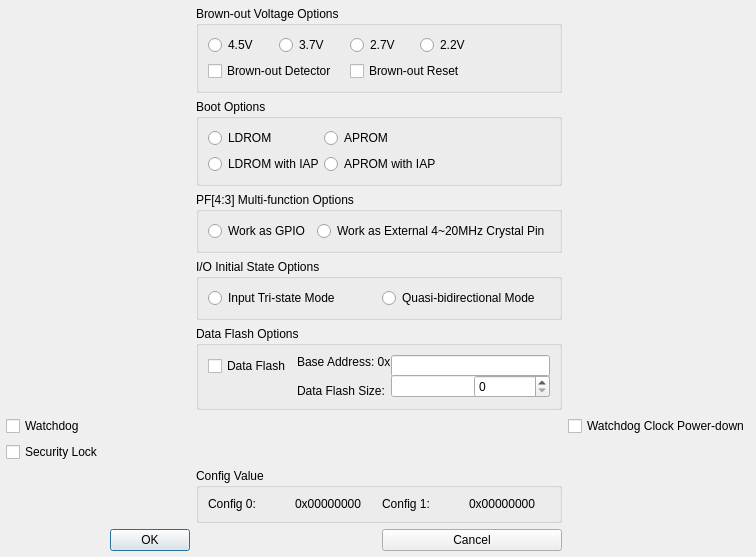
<?xml version="1.0" ?>
<ui version="4.0">
  <class>Dialog</class>
  <widget class="QDialog" name="Dialog">
    <property name="geometry">
      <rect>
        <x>0</x>
        <y>0</y>
        <width>287</width>
        <height>339</height>
      </rect>
    </property>
    <layout class="QGridLayout" name="outer_layout">
      <property name="leftMargin">
        <number>6</number>
      </property>
      <property name="topMargin">
        <number>6</number>
      </property>
      <property name="rightMargin">
        <number>6</number>
      </property>
      <property name="bottomMargin">
        <number>6</number>
      </property>
      <property name="spacing">
        <number>6</number>
      </property>
      <item row="0" column="2" colspan="2">
        <widget class="QGroupBox" name="IDC_GROUP_BROWN_OUT_VOLTAGE">
          <property name="title">
            <string>Brown-out Voltage Options</string>
          </property>
          <layout class="QGridLayout" name="layout_IDC_GROUP_BROWN_OUT_VOLTAGE">
            <item row="0" column="0">
              <widget class="QRadioButton" name="IDC_RADIO_BOV_0">
                <property name="text">
                  <string>4.5V</string>
                </property>
              </widget>
            </item>
            <item row="0" column="1" colspan="2">
              <widget class="QRadioButton" name="IDC_RADIO_BOV_1">
                <property name="text">
                  <string>3.7V</string>
                </property>
              </widget>
            </item>
            <item row="0" column="2">
              <widget class="QRadioButton" name="IDC_RADIO_BOV_2">
                <property name="text">
                  <string>2.7V</string>
                </property>
              </widget>
            </item>
            <item row="0" column="3" colspan="2">
              <widget class="QRadioButton" name="IDC_RADIO_BOV_3">
                <property name="text">
                  <string>2.2V</string>
                </property>
              </widget>
            </item>
            <item row="1" column="2" colspan="3">
              <widget class="QCheckBox" name="IDC_CHECK_BROWN_OUT_RESET">
                <property name="text">
                  <string>Brown-out Reset</string>
                </property>
              </widget>
            </item>
            <item row="1" column="0" colspan="3">
              <widget class="QCheckBox" name="IDC_CHECK_BROWN_OUT_DETECT">
                <property name="text">
                  <string>Brown-out Detector</string>
                </property>
              </widget>
            </item>
          </layout>
        </widget>
      </item>
      <item row="1" column="2" colspan="2">
        <widget class="QGroupBox" name="IDC_GROUP_BOOT_SELECT">
          <property name="title">
            <string>Boot Options</string>
          </property>
          <layout class="QGridLayout" name="layout_IDC_GROUP_BOOT_SELECT">
            <item row="0" column="0">
              <widget class="QRadioButton" name="IDC_RADIO_BS_LDROM">
                <property name="text">
                  <string>LDROM</string>
                </property>
              </widget>
            </item>
            <item row="0" column="1">
              <widget class="QRadioButton" name="IDC_RADIO_BS_APROM">
                <property name="text">
                  <string>APROM</string>
                </property>
              </widget>
            </item>
            <item row="1" column="0" colspan="2">
              <widget class="QRadioButton" name="IDC_RADIO_BS_LDROM_APROM">
                <property name="text">
                  <string>LDROM with IAP</string>
                </property>
              </widget>
            </item>
            <item row="1" column="1" colspan="2">
              <widget class="QRadioButton" name="IDC_RADIO_BS_APROM_LDROM">
                <property name="text">
                  <string>APROM with IAP</string>
                </property>
              </widget>
            </item>
          </layout>
        </widget>
      </item>
      <item row="2" column="2" colspan="2">
        <widget class="QGroupBox" name="IDC_GROUP_GPF">
          <property name="title">
            <string>PF[4:3] Multi-function Options</string>
          </property>
          <layout class="QHBoxLayout" name="layout_IDC_GROUP_GPF">
            <item>
              <widget class="QRadioButton" name="IDC_RADIO_GPF_GPIO">
                <property name="text">
                  <string>Work as GPIO</string>
                </property>
              </widget>
            </item>
            <item>
              <widget class="QRadioButton" name="IDC_RADIO_GPF_CRYSTAL">
                <property name="text">
                  <string>Work as External 4~20MHz Crystal Pin</string>
                </property>
              </widget>
            </item>
          </layout>
        </widget>
      </item>
      <item row="3" column="2" colspan="2">
        <widget class="QGroupBox" name="IDC_GROUP_IO_STATE">
          <property name="title">
            <string>I/O Initial State Options</string>
          </property>
          <layout class="QHBoxLayout" name="layout_IDC_GROUP_IO_STATE">
            <item>
              <widget class="QRadioButton" name="IDC_RADIO_IO_TRI">
                <property name="text">
                  <string>Input Tri-state Mode</string>
                </property>
              </widget>
            </item>
            <item>
              <widget class="QRadioButton" name="IDC_RADIO_IO_BI">
                <property name="text">
                  <string>Quasi-bidirectional Mode</string>
                </property>
              </widget>
            </item>
          </layout>
        </widget>
      </item>
      <item row="5" column="0">
        <widget class="QCheckBox" name="IDC_CHECK_WDT_ENABLE">
          <property name="text">
            <string>Watchdog</string>
          </property>
        </widget>
      </item>
      <item row="5" column="4">
        <widget class="QCheckBox" name="IDC_CHECK_WDT_POWER_DOWN">
          <property name="text">
            <string>Watchdog Clock Power-down</string>
          </property>
        </widget>
      </item>
      <item row="6" column="0">
        <widget class="QCheckBox" name="IDC_CHECK_SECURITY_LOCK">
          <property name="text">
            <string>Security Lock</string>
          </property>
        </widget>
      </item>
      <item row="7" column="2" colspan="2">
        <widget class="QGroupBox" name="IDC_GROUP_CONFIG_VALUE">
          <property name="title">
            <string>Config Value</string>
          </property>
          <layout class="QHBoxLayout" name="layout_IDC_GROUP_CONFIG_VALUE">
            <item>
              <widget class="QLabel" name="IDC_STATIC_CONFIG_0">
                <property name="text">
                  <string>Config 0:</string>
                </property>
              </widget>
            </item>
            <item>
              <widget class="QLabel" name="IDC_STATIC_CONFIG_VALUE_0">
                <property name="text">
                  <string>0x00000000</string>
                </property>
              </widget>
            </item>
            <item>
              <widget class="QLabel" name="IDC_STATIC_CONFIG_1">
                <property name="text">
                  <string>Config 1:</string>
                </property>
              </widget>
            </item>
            <item>
              <widget class="QLabel" name="IDC_STATIC_CONFIG_VALUE_1">
                <property name="text">
                  <string>0x00000000</string>
                </property>
              </widget>
            </item>
          </layout>
        </widget>
      </item>
      <item row="8" column="1">
        <widget class="QPushButton" name="IDOK">
          <property name="text">
            <string>OK</string>
          </property>
        </widget>
      </item>
      <item row="8" column="3">
        <widget class="QPushButton" name="IDCANCEL">
          <property name="text">
            <string>Cancel</string>
          </property>
        </widget>
      </item>
      <item row="4" column="2" colspan="2">
        <widget class="QGroupBox" name="IDC_GROUP_DATA_FLASH">
          <property name="title">
            <string>Data Flash Options</string>
          </property>
          <layout class="QGridLayout" name="layout_IDC_GROUP_DATA_FLASH">
            <item row="0" column="0" rowspan="2">
              <widget class="QCheckBox" name="IDC_CHECK_DATA_FLASH_ENABLE">
                <property name="text">
                  <string>Data Flash</string>
                </property>
              </widget>
            </item>
            <item row="0" column="1" colspan="2">
              <widget class="QLabel" name="IDC_STATIC_FLASH_BASE_ADDRESS">
                <property name="text">
                  <string>Base Address: 0x</string>
                </property>
              </widget>
            </item>
            <item row="0" column="2" rowspan="2" colspan="2">
              <widget class="QLineEdit" name="IDC_EDIT_FLASH_BASE_ADDRESS"/>
            </item>
            <item row="1" column="2" rowspan="2" colspan="2">
              <widget class="QLineEdit" name="IDC_EDIT_DATA_FLASH_SIZE"/>
            </item>
            <item row="1" column="3" rowspan="2">
              <widget class="QSpinBox" name="IDC_SPIN_DATA_FLASH_SIZE"/>
            </item>
            <item row="2" column="1">
              <widget class="QLabel" name="IDC_STATIC_DATA_FLASH_SIZE">
                <property name="text">
                  <string>Data Flash Size:</string>
                </property>
              </widget>
            </item>
          </layout>
        </widget>
      </item>
    </layout>
  </widget>
  <resources/>
  <connections/>
</ui>
